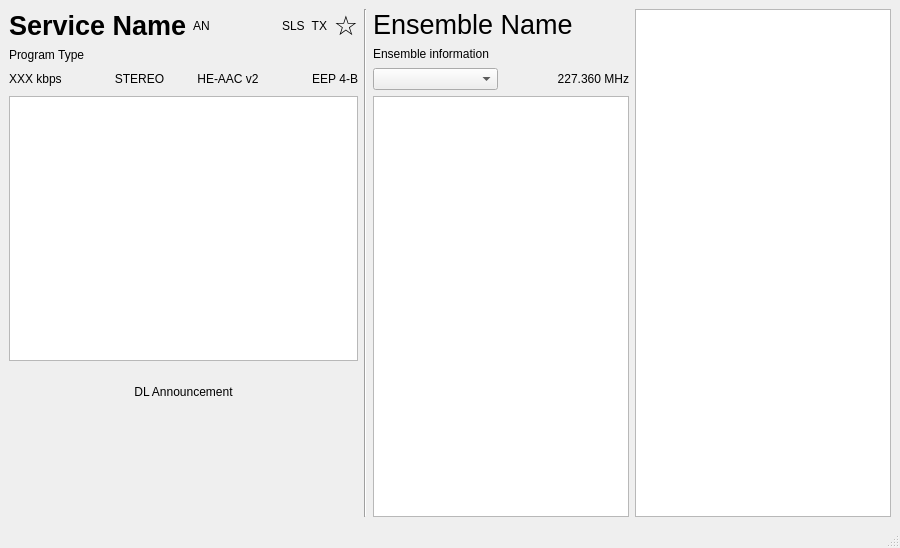
<?xml version="1.0" encoding="UTF-8"?>
<ui version="4.0">
 <class>MainWindow</class>
 <widget class="QMainWindow" name="MainWindow">
  <property name="geometry">
   <rect>
    <x>0</x>
    <y>0</y>
    <width>900</width>
    <height>548</height>
   </rect>
  </property>
  <property name="sizePolicy">
   <sizepolicy hsizetype="MinimumExpanding" vsizetype="MinimumExpanding">
    <horstretch>0</horstretch>
    <verstretch>0</verstretch>
   </sizepolicy>
  </property>
  <property name="windowTitle">
   <string>MainWindow</string>
  </property>
  <widget class="QWidget" name="centralwidget">
   <layout class="QGridLayout" name="gridLayout">
    <item row="0" column="0">
     <layout class="QVBoxLayout" name="serviceLayout">
      <item>
       <layout class="QHBoxLayout" name="horizontalLayout">
        <item>
         <widget class="QLabel" name="serviceLabel">
          <property name="sizePolicy">
           <sizepolicy hsizetype="Minimum" vsizetype="Preferred">
            <horstretch>0</horstretch>
            <verstretch>0</verstretch>
           </sizepolicy>
          </property>
          <property name="font">
           <font>
            <pointsize>20</pointsize>
            <bold>true</bold>
           </font>
          </property>
          <property name="text">
           <string>Service Name</string>
          </property>
         </widget>
        </item>
        <item>
         <widget class="ClickableLabel" name="announcementLabel">
          <property name="text">
           <string>AN</string>
          </property>
         </widget>
        </item>
        <item>
         <spacer name="horizontalSpacer">
          <property name="orientation">
           <enum>Qt::Horizontal</enum>
          </property>
          <property name="sizeHint" stdset="0">
           <size>
            <width>40</width>
            <height>20</height>
           </size>
          </property>
         </spacer>
        </item>
        <item>
         <widget class="ClickableLabel" name="catSlsLabel">
          <property name="text">
           <string>SLS</string>
          </property>
         </widget>
        </item>
        <item>
         <widget class="ClickableLabel" name="switchSourceLabel">
          <property name="sizePolicy">
           <sizepolicy hsizetype="Minimum" vsizetype="Preferred">
            <horstretch>0</horstretch>
            <verstretch>0</verstretch>
           </sizepolicy>
          </property>
          <property name="text">
           <string>TX</string>
          </property>
          <property name="alignment">
           <set>Qt::AlignRight|Qt::AlignTrailing|Qt::AlignVCenter</set>
          </property>
         </widget>
        </item>
        <item>
         <widget class="ClickableLabel" name="favoriteLabel">
          <property name="maximumSize">
           <size>
            <width>30</width>
            <height>16777215</height>
           </size>
          </property>
          <property name="font">
           <font>
            <pointsize>20</pointsize>
           </font>
          </property>
          <property name="text">
           <string>☆</string>
          </property>
          <property name="alignment">
           <set>Qt::AlignRight|Qt::AlignTrailing|Qt::AlignVCenter</set>
          </property>
         </widget>
        </item>
       </layout>
      </item>
      <item>
       <widget class="QLabel" name="programTypeLabel">
        <property name="text">
         <string>Program Type</string>
        </property>
       </widget>
      </item>
     </layout>
    </item>
    <item row="0" column="1" rowspan="4">
     <widget class="QFrame" name="verticalLine">
      <property name="frameShape">
       <enum>QFrame::VLine</enum>
      </property>
      <property name="frameShadow">
       <enum>QFrame::Sunken</enum>
      </property>
     </widget>
    </item>
    <item row="0" column="2">
     <layout class="QVBoxLayout" name="ensembleLayout">
      <item>
       <widget class="QLabel" name="ensembleLabel">
        <property name="font">
         <font>
          <pointsize>20</pointsize>
          <bold>false</bold>
         </font>
        </property>
        <property name="text">
         <string>Ensemble Name</string>
        </property>
       </widget>
      </item>
      <item>
       <widget class="QLabel" name="ensembleInfoLabel">
        <property name="text">
         <string>Ensemble information</string>
        </property>
       </widget>
      </item>
     </layout>
    </item>
    <item row="0" column="3" rowspan="4">
     <widget class="QTreeView" name="serviceTreeView">
      <property name="sizePolicy">
       <sizepolicy hsizetype="Minimum" vsizetype="MinimumExpanding">
        <horstretch>0</horstretch>
        <verstretch>0</verstretch>
       </sizepolicy>
      </property>
      <property name="minimumSize">
       <size>
        <width>200</width>
        <height>0</height>
       </size>
      </property>
     </widget>
    </item>
    <item row="1" column="0">
     <widget class="QFrame" name="audioFrame">
      <layout class="QHBoxLayout" name="audioLayout">
       <property name="leftMargin">
        <number>0</number>
       </property>
       <property name="topMargin">
        <number>0</number>
       </property>
       <property name="rightMargin">
        <number>0</number>
       </property>
       <property name="bottomMargin">
        <number>0</number>
       </property>
       <item>
        <widget class="QLabel" name="audioBitrateLabel">
         <property name="text">
          <string>XXX kbps</string>
         </property>
         <property name="alignment">
          <set>Qt::AlignLeading|Qt::AlignLeft|Qt::AlignVCenter</set>
         </property>
        </widget>
       </item>
       <item>
        <widget class="QLabel" name="stereoLabel">
         <property name="text">
          <string>STEREO</string>
         </property>
         <property name="alignment">
          <set>Qt::AlignCenter</set>
         </property>
        </widget>
       </item>
       <item>
        <widget class="QLabel" name="audioEncodingLabel">
         <property name="text">
          <string>HE-AAC v2</string>
         </property>
         <property name="alignment">
          <set>Qt::AlignCenter</set>
         </property>
        </widget>
       </item>
       <item>
        <widget class="QLabel" name="protectionLabel">
         <property name="text">
          <string>EEP 4-B</string>
         </property>
         <property name="alignment">
          <set>Qt::AlignRight|Qt::AlignTrailing|Qt::AlignVCenter</set>
         </property>
        </widget>
       </item>
      </layout>
     </widget>
    </item>
    <item row="1" column="2">
     <widget class="QFrame" name="channelFrame">
      <layout class="QHBoxLayout" name="channeLayout">
       <property name="leftMargin">
        <number>0</number>
       </property>
       <property name="topMargin">
        <number>0</number>
       </property>
       <property name="rightMargin">
        <number>0</number>
       </property>
       <property name="bottomMargin">
        <number>0</number>
       </property>
       <item>
        <widget class="QComboBox" name="channelCombo">
         <property name="focusPolicy">
          <enum>Qt::ClickFocus</enum>
         </property>
        </widget>
       </item>
       <item>
        <widget class="QLabel" name="frequencyLabel">
         <property name="toolTip">
          <string>Current frequency</string>
         </property>
         <property name="text">
          <string>227.360 MHz</string>
         </property>
         <property name="alignment">
          <set>Qt::AlignRight|Qt::AlignTrailing|Qt::AlignVCenter</set>
         </property>
        </widget>
       </item>
      </layout>
     </widget>
    </item>
    <item row="2" column="0">
     <widget class="QStackedWidget" name="slsWidget">
      <property name="sizePolicy">
       <sizepolicy hsizetype="Preferred" vsizetype="Preferred">
        <horstretch>0</horstretch>
        <verstretch>0</verstretch>
       </sizepolicy>
      </property>
      <widget class="QWidget" name="slsPage_Service">
       <layout class="QVBoxLayout" name="verticalLayout_6">
        <property name="spacing">
         <number>0</number>
        </property>
        <property name="leftMargin">
         <number>0</number>
        </property>
        <property name="topMargin">
         <number>0</number>
        </property>
        <property name="rightMargin">
         <number>0</number>
        </property>
        <property name="bottomMargin">
         <number>0</number>
        </property>
        <item>
         <widget class="SLSView" name="slsView_Service">
          <property name="minimumSize">
           <size>
            <width>324</width>
            <height>244</height>
           </size>
          </property>
          <property name="focusPolicy">
           <enum>Qt::NoFocus</enum>
          </property>
         </widget>
        </item>
       </layout>
      </widget>
      <widget class="QWidget" name="slsPage_Announcement">
       <layout class="QVBoxLayout" name="verticalLayout_7">
        <property name="spacing">
         <number>0</number>
        </property>
        <property name="leftMargin">
         <number>0</number>
        </property>
        <property name="topMargin">
         <number>0</number>
        </property>
        <property name="rightMargin">
         <number>0</number>
        </property>
        <property name="bottomMargin">
         <number>0</number>
        </property>
        <item>
         <widget class="SLSView" name="slsView_Announcement">
          <property name="minimumSize">
           <size>
            <width>324</width>
            <height>244</height>
           </size>
          </property>
          <property name="focusPolicy">
           <enum>Qt::NoFocus</enum>
          </property>
         </widget>
        </item>
       </layout>
      </widget>
     </widget>
    </item>
    <item row="2" column="2" rowspan="2">
     <widget class="QListView" name="serviceListView">
      <property name="sizePolicy">
       <sizepolicy hsizetype="Minimum" vsizetype="MinimumExpanding">
        <horstretch>0</horstretch>
        <verstretch>0</verstretch>
       </sizepolicy>
      </property>
      <property name="minimumSize">
       <size>
        <width>180</width>
        <height>0</height>
       </size>
      </property>
      <property name="maximumSize">
       <size>
        <width>16777215</width>
        <height>16777215</height>
       </size>
      </property>
     </widget>
    </item>
    <item row="3" column="0">
     <widget class="QScrollArea" name="scrollArea">
      <property name="sizePolicy">
       <sizepolicy hsizetype="Expanding" vsizetype="Expanding">
        <horstretch>0</horstretch>
        <verstretch>0</verstretch>
       </sizepolicy>
      </property>
      <property name="minimumSize">
       <size>
        <width>0</width>
        <height>50</height>
       </size>
      </property>
      <property name="maximumSize">
       <size>
        <width>16777215</width>
        <height>150</height>
       </size>
      </property>
      <property name="styleSheet">
       <string notr="true">QScrollArea { background: transparent; }
QScrollArea &gt; QWidget &gt; QWidget { background: transparent; }
QScrollArea &gt; QWidget &gt; QScrollBar { background: palette(base); } 

/* VERTICAL SCROLLBAR */
QScrollBar:vertical {
	border: none;
	background: 	transparent;
    width: 8px;
    margin: 0px 0 0px 0;
	border-radius: 0px;
 }

/*  HANDLE BAR VERTICAL */
QScrollBar::handle:vertical {	
	background-color: rgb(200, 200, 200);
	min-height: 10px;
	border-radius: 4px;
}
QScrollBar::handle:vertical:hover{	
	background-color: rgb(150, 150, 150);
}
QScrollBar::handle:vertical:pressed {	
	background-color: rgb(150, 150, 150);
}

/* BTN TOP - SCROLLBAR */
QScrollBar::sub-line:vertical {
	border: none;
	background-color: rgb(59, 59, 90);
	height: 0px;
	border-top-left-radius: 7px;
	border-top-right-radius: 7px;
	subcontrol-position: top;
	subcontrol-origin: margin;
}
QScrollBar::sub-line:vertical:hover {	
	background-color: rgb(255, 0, 127);
}
QScrollBar::sub-line:vertical:pressed {	
	background-color: rgb(185, 0, 92);
}

/* BTN BOTTOM - SCROLLBAR */
QScrollBar::add-line:vertical {
	border: none;
	background-color: rgb(59, 59, 90);
	height: 0px;
	border-bottom-left-radius: 7px;
	border-bottom-right-radius: 7px;
	subcontrol-position: bottom;
	subcontrol-origin: margin;
}
QScrollBar::add-line:vertical:hover {	
	background-color: rgb(255, 0, 127);
}
QScrollBar::add-line:vertical:pressed {	
	background-color: rgb(185, 0, 92);
}

/* RESET ARROW */
QScrollBar::up-arrow:vertical, .QScrollBar::down-arrow:vertical {
	background: none;
}
QScrollBar::add-page:vertical, .QScrollBar::sub-page:vertical {
	background: none;
}
</string>
      </property>
      <property name="frameShape">
       <enum>QFrame::NoFrame</enum>
      </property>
      <property name="horizontalScrollBarPolicy">
       <enum>Qt::ScrollBarAlwaysOff</enum>
      </property>
      <property name="sizeAdjustPolicy">
       <enum>QAbstractScrollArea::AdjustIgnored</enum>
      </property>
      <property name="widgetResizable">
       <bool>true</bool>
      </property>
      <widget class="QWidget" name="scrollAreaWidgetContents">
       <property name="geometry">
        <rect>
         <x>0</x>
         <y>0</y>
         <width>327</width>
         <height>100</height>
        </rect>
       </property>
       <layout class="QVBoxLayout" name="verticalLayout_2">
        <property name="spacing">
         <number>-1</number>
        </property>
        <property name="leftMargin">
         <number>2</number>
        </property>
        <property name="topMargin">
         <number>0</number>
        </property>
        <property name="rightMargin">
         <number>2</number>
        </property>
        <property name="bottomMargin">
         <number>0</number>
        </property>
        <item>
         <widget class="QStackedWidget" name="dlWidget">
          <property name="sizePolicy">
           <sizepolicy hsizetype="Preferred" vsizetype="Maximum">
            <horstretch>0</horstretch>
            <verstretch>0</verstretch>
           </sizepolicy>
          </property>
          <property name="currentIndex">
           <number>0</number>
          </property>
          <widget class="QWidget" name="dlPage_Service">
           <layout class="QVBoxLayout" name="verticalLayout_3">
            <property name="spacing">
             <number>0</number>
            </property>
            <property name="leftMargin">
             <number>0</number>
            </property>
            <property name="topMargin">
             <number>0</number>
            </property>
            <property name="rightMargin">
             <number>0</number>
            </property>
            <property name="bottomMargin">
             <number>0</number>
            </property>
            <item>
             <widget class="QLabel" name="dynamicLabel_Service">
              <property name="minimumSize">
               <size>
                <width>0</width>
                <height>50</height>
               </size>
              </property>
              <property name="maximumSize">
               <size>
                <width>16777215</width>
                <height>100</height>
               </size>
              </property>
              <property name="text">
               <string>DL Announcement</string>
              </property>
              <property name="alignment">
               <set>Qt::AlignCenter</set>
              </property>
              <property name="wordWrap">
               <bool>true</bool>
              </property>
             </widget>
            </item>
           </layout>
          </widget>
          <widget class="QWidget" name="dlPage_Announcement">
           <layout class="QVBoxLayout" name="verticalLayout_5">
            <property name="spacing">
             <number>0</number>
            </property>
            <property name="leftMargin">
             <number>0</number>
            </property>
            <property name="topMargin">
             <number>0</number>
            </property>
            <property name="rightMargin">
             <number>0</number>
            </property>
            <property name="bottomMargin">
             <number>0</number>
            </property>
            <item>
             <widget class="QLabel" name="dynamicLabel_Announcement">
              <property name="minimumSize">
               <size>
                <width>0</width>
                <height>50</height>
               </size>
              </property>
              <property name="maximumSize">
               <size>
                <width>16777215</width>
                <height>100</height>
               </size>
              </property>
              <property name="text">
               <string>DL</string>
              </property>
              <property name="alignment">
               <set>Qt::AlignCenter</set>
              </property>
              <property name="wordWrap">
               <bool>true</bool>
              </property>
             </widget>
            </item>
           </layout>
          </widget>
         </widget>
        </item>
        <item>
         <widget class="QStackedWidget" name="dlPlusWidget">
          <property name="sizePolicy">
           <sizepolicy hsizetype="Preferred" vsizetype="Preferred">
            <horstretch>0</horstretch>
            <verstretch>0</verstretch>
           </sizepolicy>
          </property>
          <property name="minimumSize">
           <size>
            <width>0</width>
            <height>30</height>
           </size>
          </property>
          <property name="maximumSize">
           <size>
            <width>16777215</width>
            <height>130</height>
           </size>
          </property>
          <property name="frameShape">
           <enum>QFrame::NoFrame</enum>
          </property>
          <property name="frameShadow">
           <enum>QFrame::Plain</enum>
          </property>
          <property name="lineWidth">
           <number>0</number>
          </property>
          <widget class="QWidget" name="dlPlusFrame_Service">
           <layout class="QVBoxLayout" name="verticalLayout">
            <property name="spacing">
             <number>0</number>
            </property>
            <property name="leftMargin">
             <number>0</number>
            </property>
            <property name="topMargin">
             <number>0</number>
            </property>
            <property name="rightMargin">
             <number>0</number>
            </property>
            <property name="bottomMargin">
             <number>0</number>
            </property>
            <item>
             <spacer name="verticalSpacer">
              <property name="orientation">
               <enum>Qt::Vertical</enum>
              </property>
              <property name="sizeType">
               <enum>QSizePolicy::MinimumExpanding</enum>
              </property>
              <property name="sizeHint" stdset="0">
               <size>
                <width>298</width>
                <height>1</height>
               </size>
              </property>
             </spacer>
            </item>
           </layout>
          </widget>
          <widget class="QWidget" name="dlPlusFrame_Announcement">
           <layout class="QVBoxLayout" name="verticalLayout_4">
            <property name="spacing">
             <number>0</number>
            </property>
            <property name="leftMargin">
             <number>0</number>
            </property>
            <property name="topMargin">
             <number>0</number>
            </property>
            <property name="rightMargin">
             <number>0</number>
            </property>
            <property name="bottomMargin">
             <number>0</number>
            </property>
            <item>
             <spacer name="verticalSpacer_2">
              <property name="orientation">
               <enum>Qt::Vertical</enum>
              </property>
              <property name="sizeType">
               <enum>QSizePolicy::MinimumExpanding</enum>
              </property>
              <property name="sizeHint" stdset="0">
               <size>
                <width>20</width>
                <height>40</height>
               </size>
              </property>
             </spacer>
            </item>
           </layout>
          </widget>
         </widget>
        </item>
       </layout>
      </widget>
     </widget>
    </item>
   </layout>
  </widget>
  <widget class="QMenuBar" name="menubar">
   <property name="geometry">
    <rect>
     <x>0</x>
     <y>0</y>
     <width>900</width>
     <height>37</height>
    </rect>
   </property>
  </widget>
  <widget class="QStatusBar" name="statusbar"/>
 </widget>
 <customwidgets>
  <customwidget>
   <class>SLSView</class>
   <extends>QGraphicsView</extends>
   <header>mainwindow.h</header>
  </customwidget>
  <customwidget>
   <class>ClickableLabel</class>
   <extends>QLabel</extends>
   <header>clickablelabel.h</header>
  </customwidget>
 </customwidgets>
 <tabstops>
  <tabstop>serviceListView</tabstop>
  <tabstop>serviceTreeView</tabstop>
 </tabstops>
 <resources/>
 <connections/>
</ui>
